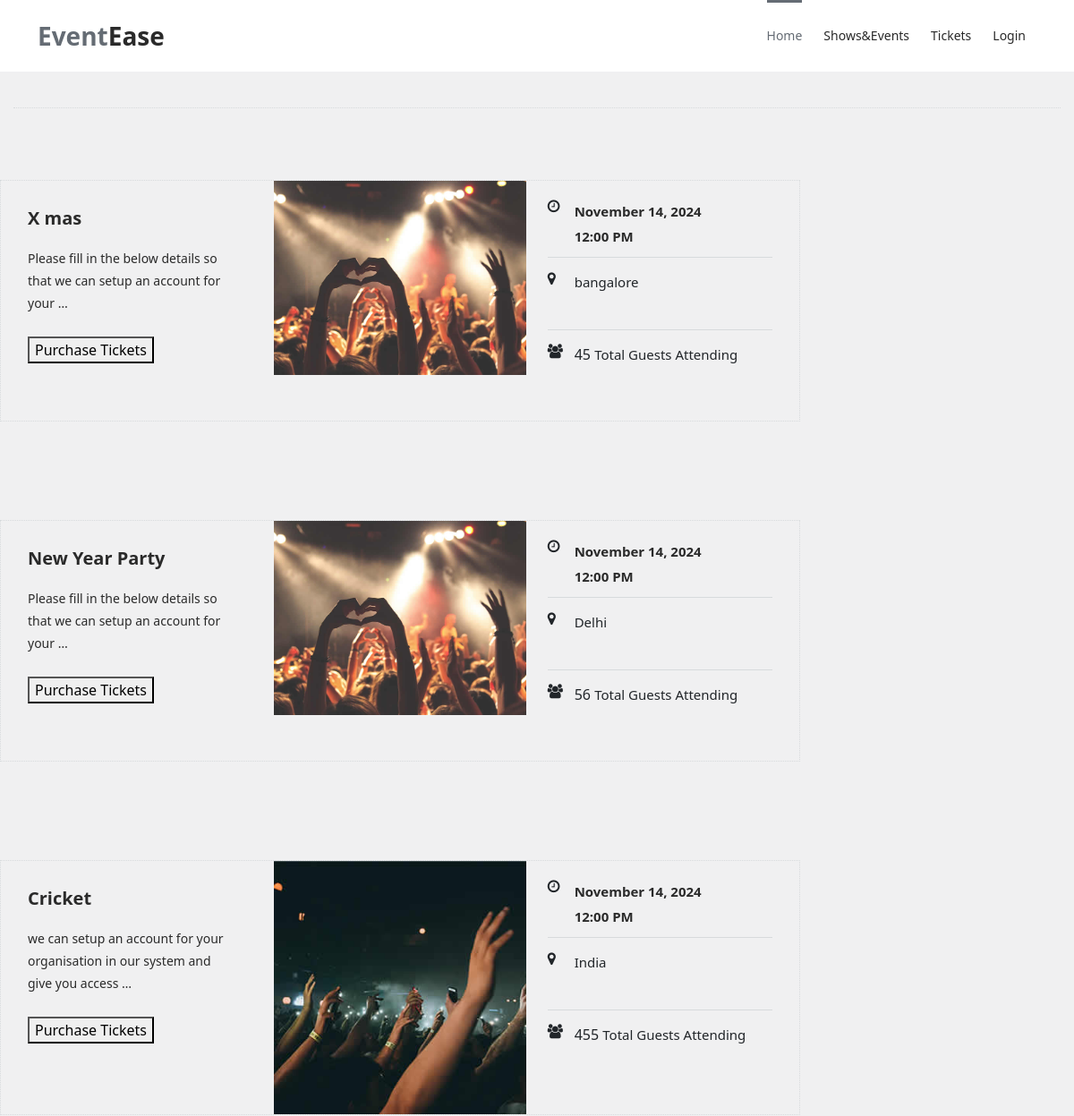
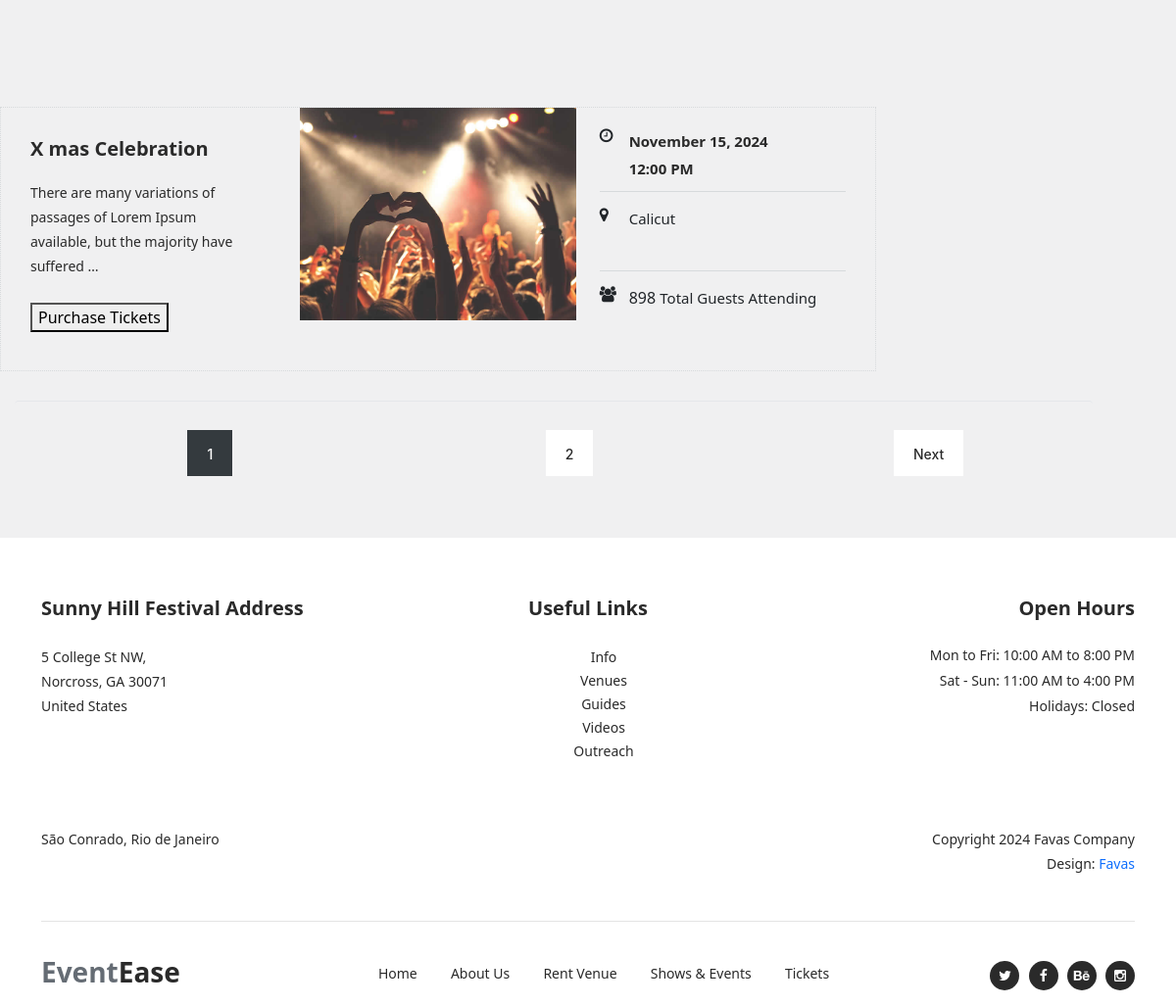
/display_event/, run on the app's committed database (2 pictures, top to bottom).
### events/models.py (models this page shows, shortened)
class Event(models.Model):
    user = models.ForeignKey(Profile, on_delete=models.CASCADE,blank=True,null=True)  # Link each event to a user
    title = models.CharField(max_length=200)
    description = models.TextField()
    date = models.DateField()
    time = models.TimeField()
    location = models.CharField(max_length=255)
    ticket_price=models.DecimalField(max_digits=10,decimal_places=2,default=0.00)
    is_active = models.BooleanField(default=True)
    image = models.ImageField(upload_to='event_images/', null=True, blank=True)
    capacity = models.PositiveIntegerField(default=0)

### events/views.py (the view)
# urls.py: path('display_event/', views.event_display, name='display_event'),
def event_display(request):
    event_requests = Event.objects.all()
    paginator = Paginator(event_requests,4)  # 4 events per page
    page_number = request.GET.get('page')
    try:
        events_page = paginator.get_page(page_number)  # Get the current page's events
    except PageNotAnInteger:
        events_page = paginator.get_page(1)  # If page is not an integer, show the first page
    except EmptyPage:
        events_page = paginator.get_page(paginator.num_pages)  # If out of range, show the last page
    return render(request, 'event_display_layout.html', {'event_requests': events_page})

### templates/event_display_layout.html
{% extends 'blank_layout.html' %}
{% block header%}
{% include 'header.html' %}
{% endblock header%}
{% block event_display %}
{% include 'event_display.html' %}
{% endblock event_display %}
{% block footer %}
{% include 'footer.html' %}
{% endblock footer %}

### templates/event_display.html (shortened to what this page needs)
{% load static %}
<div class="shows-events-tabs">
    <div class="col-lg-12">
        <div class="heading-tabs">
        </div>
    </div>
        <div class="row">
            {% for event in event_requests %}
            <div class="col-lg-12">
                <div class="row ui-tabs ui-widget ui-widget-content ui-corner-all" id="tabs">
                    <div class="col-lg-12">
                        <section class="tabs-content">
                            <article id="tabs-1" aria-labelledby="ui-id-1" class="ui-tabs-panel ui-widget-content ui-corner-bottom" role="tabpanel" aria-hidden="false" style="display: block;">
                                <div class="row">
                                    <div class="col-lg-9">
                                        <div class="row">
                                            <div class="col-lg-12">
                                                <div class="event-item">
                                                    <div class="row">
                                                        <div class="col-lg-4">
                                                            <div class="left-content">
                                                                <h4>{{event.title}}</h4>
                                                                <p>{{ event.description|truncatewords:15 }}</p>
                                                                <form method="post" action="{% url 'purchase_tickets' event.pk %}"  enctype="multipart/form-data">
                                                                    <div class="main-dark-button">
                                                                        <button  type="submit">Purchase Tickets</button>
                                                                    </div>
                                                            </form>
                                                            </div>
                                                        </div>
                                                        <div class="col-lg-4">
                                                            {% if event.image and event.image.url %}
                                                            <div class="thumb">
                                                                <img src="{{ event.image.url}}" alt="{{ event.name }}">
                                                            </div>
                                                            {% else %}
                                                            <p>No image available.</p>
                                                            {% endif %}
                                                        </div>
                                                        <div class="col-lg-4">
                                                            <div class="right-content">
                                                                <ul>
                                                                    <li>
                                                                        <i class="fa fa-clock-o"></i>
                                                                        <h6>{{ event.date|date:"F j, Y" }}<br>{{ event.time|date:"h:i A" }}</h6>
                                                                    </li>
                                                                    <li>
                                                                        <i class="fa fa-map-marker"></i>
                                                                        <span>{{ event.location }}</span>
                                                                    </li>
                                                                    <li>
                                                                        <i class="fa fa-users"></i> {{event.capacity}} <span>Total Guests Attending</span>
                                                                    </li>
                                                                </ul>
                                                            </div>
                                                        </div>
                                                    </div>
                                                </div>
                                            </div>
                                        </div>
                                    </div>
                                </div>
                            </article>
                        </section>
                    </div>
                </div>
            </div>
            {% endfor %}
        </div>
    <div class="shows-events-schedule">
        <div class="col-lg-12">
            <div class="pagination">
                {% for i in event_requests.paginator.page_range %}
                    {% if event_requests.number == i %}
                    <ul>
                      <li class="active"> <a href="?page={{ i }}" >{{ i }}</a></li>
                    </ul>
                    {% else %}
                <ul>
                    <li>  <a href="?page={{ i }}">{{ i }}</a></li>
                </ul>
                    {% endif %}
                {% endfor %}
                {% if event_requests.has_next %}
            <ul>
                <li>  <a href="?page={{ event_requests.next_page_number }}">Next</a></li>
            </ul>
                {% endif %}
            </div>
        </div>
    </div>
</div>
    <link rel="stylesheet" href="{% static 'css/pagination.css' %}">

### static/css/tooplate-artxibition.css (style rules this page uses)
html, body, div, span, applet, object, iframe, h1, h2, h3, h4, h5, h6, p, blockquote, div pre, a, abbr, acronym, address, big, cite, code, del, dfn, em, font, img, ins, kbd, q, s, samp, small, strike, strong, sub, sup, tt, var, b, u, i, center, dl, dt, dd, ol, ul, li, figure, header, nav, section, article, aside, footer, figcaption { margin: 0; padding: 0; border: 0; outline: 0; }
ul, li { padding: 0; margin: 0; list-style: none; }
header, nav, section, article, aside, footer, hgroup { display: block; }
* { box-sizing: border-box; }
html, body { font-family: 'Poppins', sans-serif; font-weight: 400; background-color: #fff; font-size: 16px; -ms-text-size-adjust: 100%; -webkit-font-smoothing: antialiased; -moz-osx-font-smoothing: grayscale; }
h1, h2, h3, h4, h5, h6 { margin-top: 0px; margin-bottom: 0px; }
h4 { line-height: 30px; }
ul { margin-bottom: 0px; }
p { font-size: 14px; line-height: 25px; color: #2a2a2a; font-weight: 300; }
html, body { background: #fff; font-family: 'Poppins', sans-serif; }
.event-item .thumb img { width: 100%; overflow: hidden; }
.shows-events-tabs { background-color: #f0f0f1; }
.shows-events-tabs .heading-tabs { padding: 20px 0px; border-bottom: 1px dotted #d7dadc; }
.shows-events-tabs #tabs ul { margin-top: 10px; padding: 0; }
.shows-events-tabs #tabs ul li { display: inline-block; margin-right: 30px; }
.shows-events-tabs #tabs ul li:last-child { margin-right: 0px; }
.shows-events-tabs .tabs-content { margin-top: 80px; text-align: left; display: inline-block; transition: all 0.3s; }
.shows-events-tabs .tabs-content h4 { font-size: 30px; font-weight: 700; color: #2a2a2a; margin-bottom: 25px; }
.shows-events-tabs .tabs-content .event-item { border: 1px dotted #d7dadc; margin-bottom: 30px; }
.shows-events-tabs .tabs-content .event-item img { max-width: 100%; overflow: hidden; }
.shows-events-tabs .tabs-content .event-item .left-content { padding: 30px; }
.shows-events-tabs .tabs-content .event-item .left-content h4 { font-size: 20px; font-weight: 700; color: #2a2a2a; margin-bottom: 20px; }
.shows-events-tabs .tabs-content .event-item .left-content .main-dark-button { margin-top: 25px; }
.shows-events-tabs .tabs-content .event-item .right-content ul li { display: inline-block; width: 100%; border-bottom: 1px solid #d7dadc; margin-bottom: 15px; padding-bottom: 5px; }
.shows-events-tabs .tabs-content .event-item .right-content ul li:last-child { margin-bottom: 0; padding-bottom: 0; border-bottom: none; }
.shows-events-tabs .tabs-content .event-item .right-content { padding: 10px 30px 10px 0px; }
.shows-events-tabs .tabs-content .event-item .right-content ul li i { width: 30px; display: inline-block; height: 60px; float: left; }
.shows-events-tabs .tabs-content .event-item .right-content ul li h6 { font-weight: 700; color: #2a2a2a; font-size: 15px; width: 100%; display: inline; line-height: 28px; }
.shows-events-tabs .tabs-content .event-item .right-content ul li span { font-size: 15px; }
.shows-events-schedule { margin-top: 0px; padding-bottom: 100px; background-color: #f0f0f1; }
.shows-events-schedule ul li { background-color: #fff; padding: 30px 30px 25px 30px; margin-bottom: 30px; }
.shows-events-schedule .pagination ul { text-align: center; width: 100%; margin-top: 30px; }
.shows-events-schedule .pagination ul li { display: inline-block; margin: 0px 10px!important; padding: 0px; background-color: transparent; }
.shows-events-schedule .pagination ul li a { display: inline-block; font-size: 14px; padding: 12px 20px; background-color: #fff; color: #2a2a2a; text-align: center; font-weight: 500; text-transform: capitalize; transition: all .3s; }
.shows-events-schedule .pagination ul li a:hover, .shows-events-schedule .pagination ul li.active a { background-color: #343a3e; color: #fff!important; }

### static/css/pagination.css (style rules this page uses)
*,*::before,*::after { box-sizing:border-box }
body { width:100vw;height:100vh;margin:0;padding:0 }
.pagination { display: flex; width: 100%; max-width: 1100px; height: 40px; font-family: 'Inter', sans-serif; color: #6b7280; justify-content: space-between; border-top: 1px solid #e5e7eb; }
.pagination a, .pagination .dots { color: #9ca3af; display: block; padding: 16px 16px 0; text-decoration: none; margin-top: -1px; border-top: 2px solid transparent; }

### data on the page
Event: title "X mas", description "Please fill in the below details so that we can setup an account for your …", image (picture), date "November 14, 2024", time "12:00 PM", location "bangalore", capacity "45"
Event: title "New Year Party", description "Please fill in the below details so that we can setup an account for your …", image (picture), date "November 14, 2024", time "12:00 PM", location "Delhi", capacity "56"
Event: title "Cricket", description "we can setup an account for your organisation in our system and give you access …", image (picture), date "November 14, 2024", time "12:00 PM", location "India", capacity "455"
Event: title "X mas Celebration", description "There are many variations of passages of Lorem Ipsum available, but the majority have suffered …", image (picture), date "November 15, 2024", time "12:00 PM", location "Calicut", capacity "898"

### other printed values
{{ i }} "1"
{{ i }} "2"
